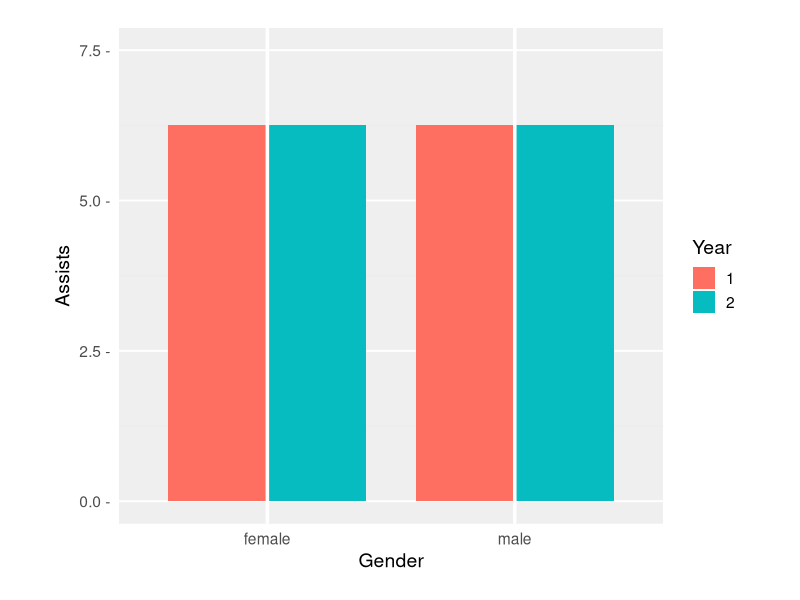

R code for this plot:

.libPaths("~/R/library")

library(readr)
library(dplyr)
library(tidyr)
library(ggplot2)

# ler dados
basketball_raw <- read_csv("basketball/Basketball.csv", show_col_types = FALSE)

head(basketball_raw)
glimpse(basketball_raw)

# pivota jogadores male e female para linhas
basketball_tidy <- basketball_raw %>%
	pivot_longer(cols = c(male.player, female.player),
							 names_to = "gender_col",
							 values_to = "player") %>%
	mutate(gender = case_when(
		gender_col == "male.player" ~ "male",
		gender_col == "female.player" ~ "female",
		TRUE ~ as.character(gender_col)
	)) %>%
	select(player, gender, year, stat, amount)

glimpse(basketball_tidy)

# imprimi resultado do pivot_longer()
cat('=== Resultado: pivot_longer() (basketball_tidy) ===\n')
print(basketball_tidy)

# cria coluna pair e separar em male e female
pair_df <- basketball_raw %>%
  mutate(pair = paste(male.player, female.player, sep = ":")) %>%
  select(pair, year, stat, amount)

pair_separated <- pair_df %>%
  tidyr::separate(col = pair, into = c("male", "female"), sep = ":", remove = FALSE)

cat('=== Resultado: separate_wider_delim() (pair_separated) ===\n')
print(pair_separated)

# separa stat em colunas points e assists
wider_df <- basketball_raw %>%
  tidyr::pivot_wider(names_from = stat, values_from = amount)

cat('=== Resultado: pivot_wider() ===\n')
print(wider_df)

# remove a coluna points
if ("points" %in% colnames(wider_df)) {
  wider_df_no_points <- wider_df %>% dplyr::select(-points)
} else {
  wider_df_no_points <- wider_df
}
cat('=== Resultado: pivot_wider() sem points ===\n')
print(wider_df_no_points)

# filtra apenas a assists
assists <- basketball_tidy %>% filter(tolower(stat) == "assists")

# calcula a media de assists por gender e year
assists_summary <- assists %>%
	group_by(gender, year) %>%
	summarise(mean_assists = mean(amount, na.rm = TRUE), .groups = "drop")

print(assists_summary)

# grafico de barras agrupadas
max_y <- ceiling(max(assists_summary$mean_assists, na.rm = TRUE) / 2.5) * 2.5

p <- ggplot(assists_summary, aes(x = gender, y = mean_assists, fill = factor(year))) +
		geom_col(position = position_dodge(width = 0.8), width = 0.8) +
	scale_fill_manual(name = "Year", values = c("1" = "#FF6F61", "2" = "#06BCC1")) +
		scale_y_continuous(
			breaks = seq(0, max_y, by = 2.5),
			limits = c(0, max_y),
			labels = function(x) sprintf("%.1f -", x)
		) +
		labs(x = "Gender", y = "Assists") +
		theme_minimal(base_size = 14) +
		theme(
					panel.grid.major.x = element_blank(),
					panel.grid.major.y = element_line(color = "white"),
					panel.minor.y = element_line(color = "white"),
					panel.background = element_rect(fill = "#efefef", color = NA),
					plot.background = element_rect(fill = "white", color = NA),
					plot.margin = margin(t = 20, r = 40, b = 20, l = 40),
					panel.spacing = unit(1, "lines"),
					legend.position = "right"
		)

p <- p + geom_vline(xintercept = c(1, 2), colour = "white", linewidth = 1.2)

library(grid)
g <- ggplotGrob(p)
png("basketball_assists.png", width = 8 * 150, height = 6 * 150, res = 150)
grid.newpage()
grid.draw(g)
dev.off()
